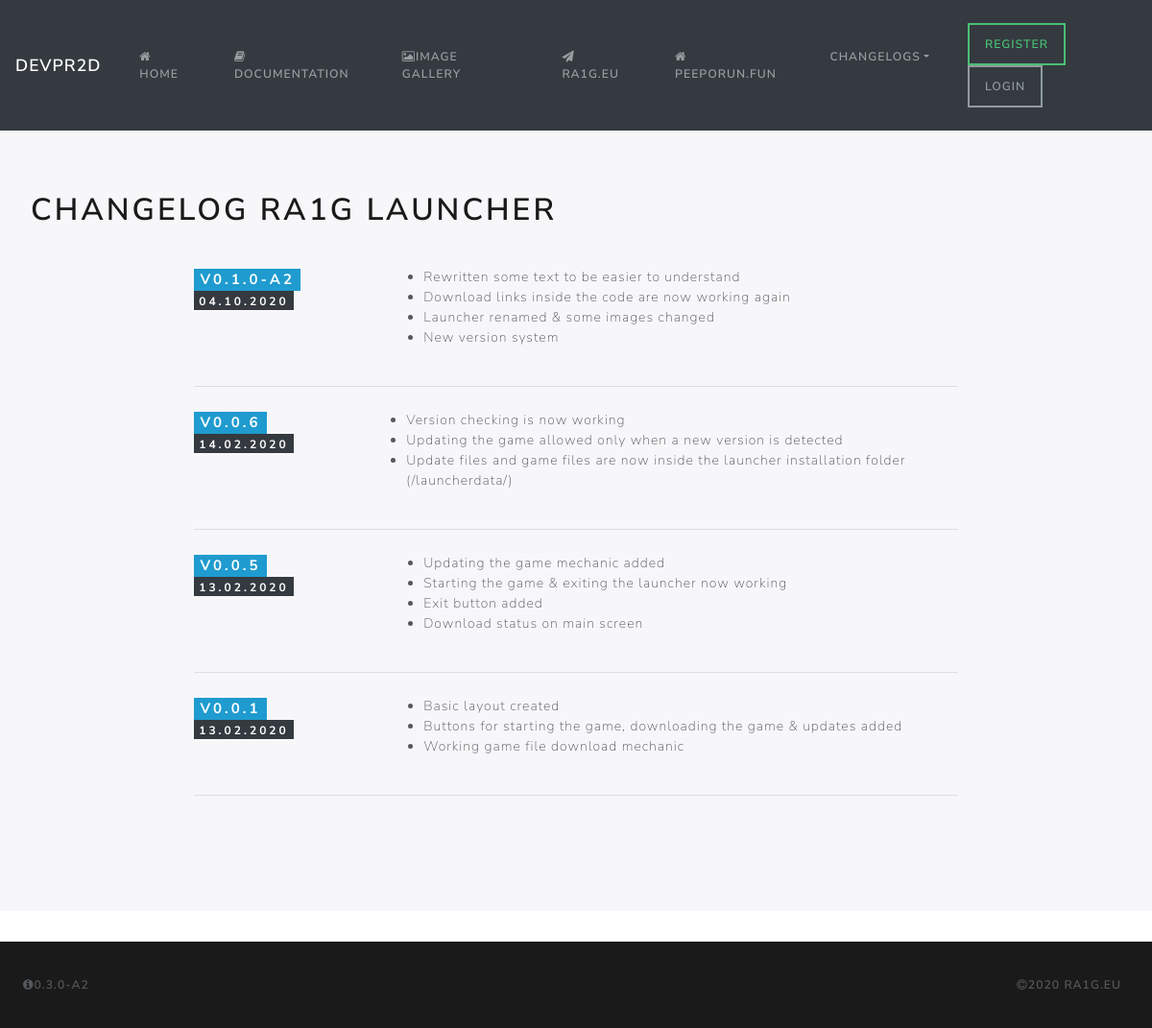
The app's page /changelogrl.php with its own data.
### tables this page shows
CREATE TABLE `menu` (
  `idmenu` int(11) NOT NULL,
  `meno` varchar(55) NOT NULL,
  `file_path` varchar(90) DEFAULT NULL,
  `icon` varchar(90) NOT NULL,
  `menuorder` int(11) NOT NULL
);

CREATE TABLE `changelogrl` (
  `id` int(11) NOT NULL,
  `date` varchar(100) NOT NULL,
  `version` varchar(20) NOT NULL,
  `text` longtext NOT NULL
);

### classes/DB.php (called while the page is built, shortened)
<?php
class DB
{
    private $connection;
    public function __construct($host, $username, $password, $dbname, $port = 3306)
    {
        $this->host = $host;
        $this->username = $username;
        $this->password = $password;
        $this->dbname = $dbname;
        $this->port = $port;
        try{
            $connection = new PDO("mysql:host=".$this->host.";dbname=".$this->dbname.";port=".$this->port, $this->username, $this->password);
            $connection->setAttribute(PDO::ATTR_ERRMODE, PDO::ERRMODE_EXCEPTION);
            $this->connection = $connection;
        } catch(PDOException $exception){
            echo "Error while connecting to DB". $exception->getMessage();
        }
    }
        public function getMenuItems(){
            $sql = "SELECT * FROM menu ORDER BY menuorder";
            $stmt = $this->connection->prepare($sql);
            $stmt->execute();
            return $stmt->fetchAll(PDO::FETCH_ASSOC);
        }
    public function getChangelogrlItems(){
        $sql = "SELECT * FROM changelogrl ORDER BY version DESC";
        $stmt = $this->connection->prepare($sql);
        $stmt->execute();
        return $stmt->fetchAll(PDO::FETCH_ASSOC);
    }
}
?>

### changelogrl.php (the view, shortened to what this page needs)
<!doctype html>
<html>
<head>
    <?php
    include_once ("header.php");
    ?>
</head>
<body>
<nav class="navbar navbar-expand-lg navbar-dark bg-dark">
    <?php include_once ("menu.php");
    $changelogitems = $db->getChangelogrlItems();
    ?>
</nav>
<div class="jumbotron">
    <h1 class="display-5">Changelog RA1G Launcher</h1>
    <div class="changelog">
        <div class="wrapper">
            <?php foreach($changelogitems as $key => $changelogitem){
                ?>
                <div class="changelog__item">
                    <div class="changelog__meta">
                        <h4 class="changelog__title" id="chversion"><span class="badge badge-info">v<?php echo $changelogitem['version']; ?></span></h4>
                        <h5 class="changelog__date" id="chdate"><span class="badge badge-dark"><?php echo $changelogitem['date']; ?></span></h5>
                    </div>
                    <div class="changelog__detail">
                            <?php echo $changelogitem['text']; ?>
                    </div>
                </div>
                <hr class="my-4">
            <?php } ?>
        </div>
    </div>
</div>
<?php include_once ("footer.php"); ?>
</body>
</html>

### menu.php (shortened to what this page needs)
<?php
include_once ("classes/DB.php");
$db = new DB("localhost","root","","devpeeporun", 3306);
$menuItems = $db->getMenuItems();
?>
<a class="navbar-brand" href="#">
    <?php if(empty($_SESSION["id"])) {
        echo "DEVPR2D";
    }else{
        echo 'Welcome back <span class="badge badge-success">'; echo $user->username; echo '</span>';
    }
    ?>
</a>
<div class="collapse navbar-collapse" id="navbarColor01">
    <ul class="navbar-nav mr-auto">
        <?php foreach($menuItems as $key => $menuItem){
        ?>
        <li class="nav-item">
            <a class="nav-link" href="<?php echo $menuItem['file_path']; ?>"><i class="<?php echo $menuItem['icon']; ?>"></i><?php echo $menuItem['meno']; ?></a>
        </li>
        <?php } ?>
        <li class="nav-item dropdown">
            <a class="nav-link dropdown-toggle" data-toggle="dropdown" href="#" role="button" aria-haspopup="true" aria-expanded="false">Changelogs</a>
        </li>
    </ul>
    <form class="form-inline my-2 my-lg-0">
<?php if(empty($_SESSION["id"])) {?>
        <a class="nav-link btn btn-outline-success" href="register.php">Register</a>
        <a class="nav-link btn btn-outline-secondary" href="login.php">Login</a>
        <?php } else { ?>
        <a class="nav-link btn btn-outline-success" href="myprofile.php">My profile </a>
        <a class="nav-link btn btn-outline-danger" href="logout.php">Logout</a>
        <?php } ?>
    </form>
</div>

### css/secondary.css (style rules this page uses)
.changelog { background-color: var(--bg-color); padding: 2rem 0; }
.changelog__item { display: flex; }
.changelog__meta { flex-basis: 25%; }
.changelog__title { margin-bottom: 0; }
.wrapper { margin: 0 auto; width: 70%; }

### records on screen
menu: meno "HOME"
menu: meno "DOCUMENTATION"
menu: meno "IMAGE GALLERY"
menu: meno "RA1G.EU"
menu: meno "PEEPORUN.FUN"
changelogrl: version "0.1.0-A2", date "04.10.2020", text "Rewritten some text to be easier to understand Download links inside the code are now working again Launcher renamed & some images changed New version system"
changelogrl: version "0.0.6", date "14.02.2020", text "Version checking is now working Updating the game allowed only when a new version is detected Update files and game files are now inside the launcher installation folder (/launcherdata/)"
changelogrl: version "0.0.5", date "13.02.2020", text "Updating the game mechanic added Starting the game & exiting the launcher now working Exit button added Download status on main screen"
changelogrl: version "0.0.1", date "13.02.2020", text "Basic layout created Buttons for starting the game, downloading the game & updates added Working game file download mechanic"
